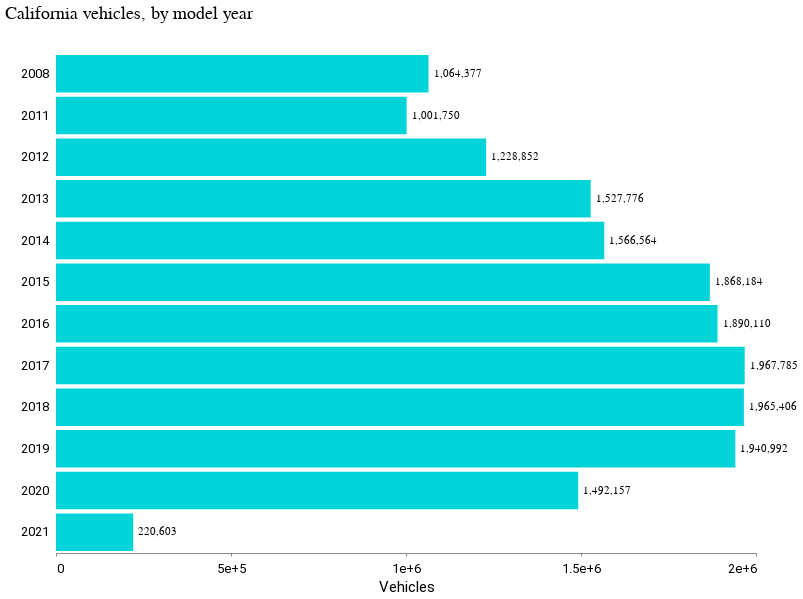

Notebook code cell kept with this figure:
### Code cell
model_year_chart = (
    alt.Chart(model_year)
    .mark_bar()
    .encode()
    .mark_bar()
    .encode(
        y=alt.Y("model_year:N", title=" ", axis=alt.Axis(format="", tickCount=5)),
        x=alt.X("vehicles:Q", title="Vehicles", axis=alt.Axis(format="", tickCount=5)),
    )
)

model_year_chart_text = model_year_chart.mark_text(
    align="left", baseline="middle", dx=5
).encode(text=alt.Text("vehicles:Q", format=","))

(model_year_chart + model_year_chart_text).properties(
    height=500, width=700, title="California vehicles, by model year"
)

### Figure 1 — Vega-Lite specification as saved in the notebook (floating-point values rounded to 4 significant figures)
{"config": {"view": {"width": 800, "height": 450, "strokeOpacity": 0}, "background": "#ffffff", "title": {"anchor": "start", "font": "Summit Sans", "fontColor": "palette[\"black\"]", "fontSize": 18, "fontWeight": "normal"}, "arc": {"fill": "#00d4d8"}, "area": {"fill": "#00d4d8"}, "line": {"stroke": "#00d4d8", "strokeWidth": 3}, "path": {"stroke": "#00d4d8"}, "rect": {"fill": "#00d4d8"}, "shape": {"stroke": "#00d4d8"}, "bar": {"fill": "#00d4d8"}, "point": {"stroke": "#00d4d8"}, "symbol": {"fill": "#00d4d8", "size": 30}, "axis": {"titleFont": "Roboto", "titleFontSize": 15, "titleFontWeight": "normal", "labelFont": "Roboto, sans", "labelFontSize": 13, "labelFontWeight": "normal"}, "axisX": {"labelAngle": 0, "labelPadding": 6, "tickSize": 3, "grid": false}, "axisY": {"labelBaseline": "middle", "maxExtent": 45, "minExtent": 45, "titleAlign": "left", "titleAngle": 0, "titleX": -45, "titleY": -11, "domainOpacity": 0, "gridWidth": 0.6, "gridColor": "#dddddd", "offset": 6, "tickSize": 0, "titleColor": "#767676"}, "legend": {"titleFont": "Roboto", "titleFontSize": 15, "titleFontWeight": "normal", "symbolType": "square", "labelFont": "Roboto, sans", "labelFontSize": 13}, "range": {"category": ["#005f66", "#e37e2d", "#d64a3b", "#76b0ef", "#c1bc40"], "diverging": ["#e68a4f", "#f4bb6a", "#f9e39c", "#dadfe2", "#a6b7c6", "#849eae"], "heatmap": ["#7ff6f6", "#00eeef", "#00d4d8", "#00abb2", "#00848b", "#fbf2c7", "#00363d"], "ordinal": ["#7ff6f6", "#00eeef", "#00d4d8", "#00abb2", "#00848b", "#fbf2c7", "#00363d"], "ramp": ["#7ff6f6", "#00eeef", "#00d4d8", "#00abb2", "#00848b", "#fbf2c7", "#00363d"]}}, "layer": [{"mark": "bar", "encoding": {"x": {"axis": {"format": "", "tickCount": 5}, "field": "vehicles", "title": "Vehicles", "type": "quantitative"}, "y": {"axis": {"format": "", "tickCount": 5}, "field": "model_year", "title": " ", "type": "nominal"}}}, {"mark": {"type": "text", "align": "left", "baseline": "middle", "dx": 5}, "encoding": {"text": {"field": "vehicles", "format": ",", "type": "quantitative"}, "x": {"axis": {"format": "", "tickCount": 5}, "field": "vehicles", "title": "Vehicles", "type": "quantitative"}, "y": {"axis": {"format": "", "tickCount": 5}, "field": "model_year", "title": " ", "type": "nominal"}}}], "data": {"name": "data-0784a9a460f892c521b8d380013a9cb4"}, "height": 500, "title": "California vehicles, by model year", "width": 700, "$schema": "https://vega.github.io/schema/vega-lite/v4.17.0.json", "datasets": {"data-0784a9a460f892c521b8d380013a9cb4": [{"model_year": "2008", "vehicles": 1064377}, {"model_year": "2011", "vehicles": 1001750}, {"model_year": "2012", "vehicles": 1228852}, {"model_year": "2013", "vehicles": 1527776}, {"model_year": "2014", "vehicles": 1566564}, {"model_year": "2015", "vehicles": 1868184}, {"model_year": "2016", "vehicles": 1890110}, {"model_year": "2017", "vehicles": 1967785}, {"model_year": "2018", "vehicles": 1965406}, {"model_year": "2019", "vehicles": 1940992}, {"model_year": "2020", "vehicles": 1492157}, {"model_year": "2021", "vehicles": 220603}]}}
